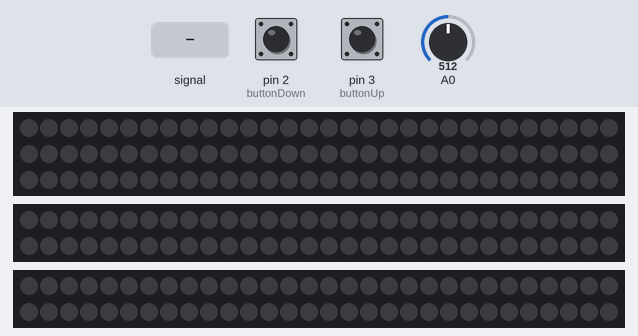
A sketch run on a simulated Arduino Uno, built with avr-gcc and run on an emulated ATmega328P. On the bench: 90 RGB LEDs in strip order, left to right, continuing on the next row, 2 × 60 RGB LEDs in strip order, left to right, continuing on the next row. The inputs (shaded band) are chosen by the test bench; at power-on: pin 3 (buttonUp) HIGH, A0 = 512, pin 2 (buttonDown) HIGH. Dim RGB values are drawn brighter than linear.

Above: at 1.2 s.
1.3 s: pin 3 (buttonUp) pulled LOW for 0.15 s
At 2.3 s:
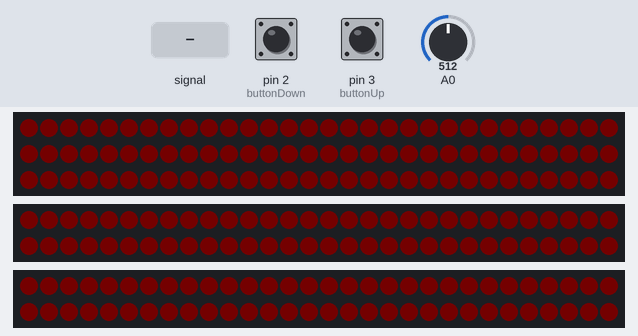
4.4 s: A0 fed a 200 Hz sine of ±81 counts around its level
7.4 s: A0 fed a 2 Hz sine of ±306 counts around its level
At 9.68 s:
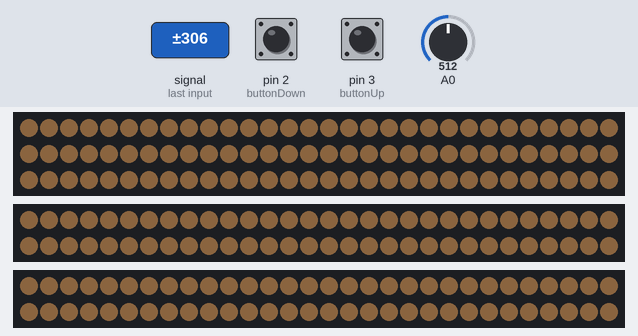
9.8 s: A0 set to 716
At 12.2 s:
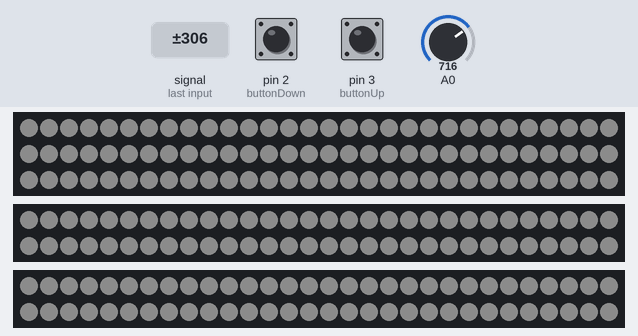
12.3 s: pin 2 (buttonDown) pulled LOW for 1 s
At 13.8 s:
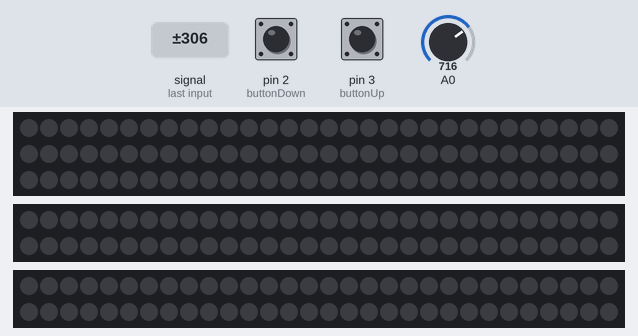
15.0 s: pin 3 (buttonUp) pulled LOW for 1 s
At 17.22 s:
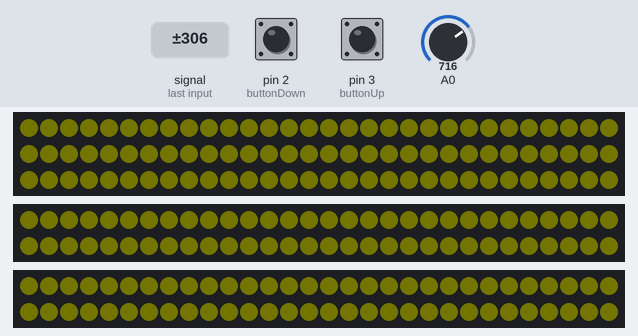
Timing chart, 0 to 18.7 s (numbered marks = the images above; inputs shaded):
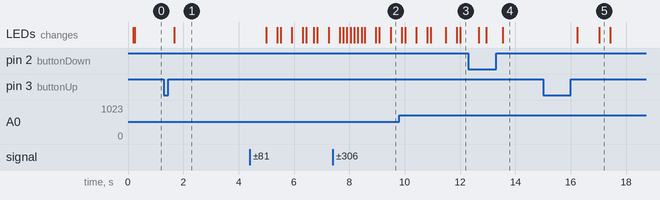

Measured:
- after the input at 1.3 s, the LEDs: change after 0.37 s (image 1)
- after the input at 12.3 s, the LEDs: first differ from a run without the input after 1.2 s (image 4)
- after the input at 15.0 s, the LEDs: first change after 1.2 s (image 5 shows a later state)

The sketch:

prod.ino
```cpp
#include <Adafruit_NeoPixel.h>
#include <Button.h>
#include <fix_fft.h>
#include <specrend.h>
#include "Strip.h"
#include "SoundTemp.h"

const int SAMPLE_WINDOW = 50; // Sample window width in mS (50 mS = 20Hz)

static Button buttonUp = Button(3);
static Button buttonDown = Button(2);

static Strip legs = Strip(90, 6, false);
static Strip torso = Strip(60, 5, true);
static Strip arms = Strip(60, 4, false);

static Strip strips[] = {legs, torso, arms};

void setup(){}

void loop() {

  static unsigned int peakToPeak;  // peak-to-peak level
  static int sample;
  static int i;
  static int frame;
  static uint32_t color = WHITE;
  static int mode;
  static float buildUpBrightness;

  unsigned long startMillis = millis();  // Start of sample window

  unsigned int signalMax = 0;
  unsigned int signalMin = 1024;

  if(buttonUp.uniquePress()){
    ++mode;
    mode %= 6;
    if (mode == 1){
      for (int j = 0; j < 3; ++j){
        strips[j].buildUp(0, 0, true);
      }
    }
  }
  else if(buttonDown.uniquePress()){
    mode += 5;
    mode %= 6;
    if (mode == 1){
      for (int j = 0; j < 3; ++j){
        strips[j].buildUp(0, 0, true);
      }
    }
  }

  while(millis() - startMillis < SAMPLE_WINDOW){
    if (i < 128){

      sample = analogRead(0);

      if (sample < 1024) {
        if (sample > signalMax) {
          signalMax = sample;  // save just the max levels
        }
        else if (sample < signalMin) {
          signalMin = sample;  // save just the min levels
        }
        setSoundTempData(i, sample / 4 - 128, 0);
      }
      else {
        continue;
      }
      ++i;
    }
    else {
      switch (mode){
        case 3:
        if (frame++%64==63){
          color = getColourFromTemp(freqPeakToTemp());
          frame = 0;

        }
        break;
        case 5:
        color = getColourFromTemp(freqPeakToTemp());
        break;
      }
      i = 0;
    }
  }

  if (mode == 1){
      color = getColourFromTemp(map(buildUpBrightness, 1, 20, 1000, 15000));
  }

  peakToPeak = signalMax - signalMin;  // max - min = peak-peak amplitude

  switch (mode){
    case 1:
    for (int j = 0; j < 3; ++j){
      buildUpBrightness = strips[j].buildUp(peakToPeak, color, false);
    }
    break;
    case 3:
    arms.runTheCourse(peakToPeak, color, false);
    legs.runTheCourse(torso.runTheCourse(peakToPeak, color, true)==BLACK ? 0 : 255, color, false);
    break;
    case 5:
    for (int j = 0; j < 3; ++j){
      strips[j].setToSoundLevel(peakToPeak, color, j == 2);
    }
    break;
    default:
    for (int j = 0; j < 3; ++j){
      strips[j].clear();
    }
    break;
  }
}
```

SoundTemp.cpp
```cpp
#include <fix_fft.h>
#include <specrend.h>
#include "SoundTemp.h"

#define MINBAND 1

const double LOG2INV = 1/log(2);

extern double bbTemp;

static char im[128];
static char data[128];

double ampToTemp(unsigned int peakToPeak) {

  return map(constrain(peakToPeak, 0, 255), 0, 255, 1000, 15000);
}

double freqPeakToTemp() {
  //this could be done with the fix_fftr function without the im array.
  fix_fft(data, im, 7, 0);

  // I am only interessted in the absolute value of the transformation
  uint32_t num = 0;
  uint32_t den = 0;
  int i;
  for (i = MINBAND; i < 64; ++i) {
    data[i] = log(sqrt(data[i] * data[i] + im[i] * im[i]))*LOG2INV;
    num += data[i]*i;
    den += data[i];
  }
  num /= den;

  //do something with the data values 1..64
  return map(constrain(num, MINBAND, 64), MINBAND, 64, 1000, 15000);
}

uint32_t getColourFromTemp(double temp) {

  static int lastTemp = 0;
  if (temp <= lastTemp) {
    if (lastTemp >= temp + 500) {
      temp = lastTemp - 500;
    }
  }
  else{
    if (temp >= lastTemp + 100) {
      temp = lastTemp + 100;
    }
  }
  temp = constrain(temp, 1000, 15000);
  lastTemp = temp;

  double x, y, z, r, g, b;
  static struct colourSystem *cs = &SMPTEsystem;
  bbTemp = temp;

  spectrum_to_xyz(bb_spectrum, &x, &y, &z);
  xyz_to_rgb(cs, x, y, z, &r, &g, &b);
  constrain_rgb(&r, &g, &b);
  norm_rgb(&r, &g, &b);

  return ((uint32_t)((uint8_t)(r*255)) << 16) | ((uint32_t)((uint8_t)(g*255)) <<  8) | ((uint8_t)(b*255));

}

void setSoundTempData(int i, char dataV, char imV){
  data[i] = dataV;
  im[i] = imV;
}
```

SoundTemp.h
```cpp
#ifndef SOUNDTEMP_H
#define SOUNDTEMP_H

#include <Arduino.h>

double ampToTemp(unsigned int peakToPeak);

double freqPeakToTemp();

uint32_t getColourFromTemp(double temp);

void setSoundTempData(int i, char dataV, char imV);

#endif
```

Strip.cpp
```cpp
#include "Strip.h"
#include "SoundTemp.h"

Strip::Strip(uint16_t length, uint8_t pin, bool split){
  strip = new Adafruit_NeoPixel(length, pin);
  this->length = length/(split+1);
  this->split = split;
  strip->begin();
  strip->setBrightness(10);
}


void Strip::setAllPixelsToColor(uint32_t color) {

  for (int i = 0; i < length; i++) {
    setPixelColor(i, color, false);
  }
  show();
}

void Strip::setToSoundLevel(unsigned int peakToPeak, uint32_t color, bool invert) {


  static int lastPeak = 0;
  int displayPeak = map(constrain(peakToPeak, 0, 255), 0, 255, 0, 100);
  if (displayPeak <= lastPeak) {
    if (lastPeak >= displayPeak + 3){
      displayPeak = lastPeak - 3;
    }
  }
  lastPeak = displayPeak;
  displayPeak = map(constrain(displayPeak, 0, 100), 0, 100, 0, length);

  for(int i = 0; i < length; ++i) {
    if (i >= displayPeak) {
      setPixelColor(i, BLACK, invert);
    }
    else {
      setPixelColor(i, color, invert);
    }
  }
  show();
}

uint32_t Strip::runTheCourse(unsigned int peakToPeak, uint32_t color, bool invert){
  int displayPeak = map(constrain(peakToPeak, 0, 255), 0, 255, 0, 100);

  if (displayPeak > 20) {
    setPixelColor(0, color, invert);
    show();
  }

  uint32_t toReturn = getPixelColor(length-1, invert);

  for(int16_t i = length-1; i >= 0; --i)  {
    uint32_t thisColor = getPixelColor(i, invert);

    if (thisColor != BLACK) {
      setPixelColor(i, BLACK, invert);

      if (i + 1 < length) {
        setPixelColor(i + 1, color, invert);
      }
    }
  }
  show();
  return toReturn;
}

float Strip::buildUp(unsigned int peakToPeak, uint32_t color, bool resetBrightness) {
  static float buildUpBrightness = 1.0f;

  if (resetBrightness) {
    buildUpBrightness = 1.0f;
    strip->setBrightness(1);
    //setAllPixelsToColor(WHITE);
    show();
    strip->setBrightness(10);
    return 0;
  }

  if (buildUpBrightness < 20) {
    int displayPeak = map(constrain(peakToPeak, 0, 255), 0, 255, 0, 100);

    if (displayPeak > 20) {
      buildUpBrightness += 0.1f;
    }
    setAllPixelsToColor(color);
    strip->setBrightness((int)buildUpBrightness);

    show();

    strip->setBrightness(10);
  }
  return buildUpBrightness;
}

void Strip::setPixelColor(uint16_t i, uint32_t color, bool invert){

  if(invert) {
    i = length-i-1;
  }

  if (split) {
    strip->setPixelColor(i, color);
    strip->setPixelColor(2*length-i-1, color);
  }
  else {
    strip->setPixelColor(i, color);
  }
}

uint32_t Strip::getPixelColor(uint16_t i, bool invert){

  if(invert) {
    i = length-i-1;
  }

  return strip->getPixelColor(i);
}
```

Strip.h
```cpp
#ifndef STRIP_H
#define STRIP_H

#include <Adafruit_NeoPixel.h>

#define BLACK 0x000000
#define WHITE 0xFFFFFF

class Strip{
private:
  Adafruit_NeoPixel* strip;
  uint16_t length;
  bool split;
  void show(){strip->show();}
  void setPixelColor(uint16_t i, uint32_t color, bool invert);
  uint32_t getPixelColor(uint16_t i, bool invert);
public:
  Strip(uint16_t length, uint8_t pin, bool split);
  void setAllPixelsToColor(uint32_t color);
  void setToSoundLevel(unsigned int peakToPeak, uint32_t color, bool invert);
  uint32_t runTheCourse(unsigned int peakToPeak, uint32_t color, bool invert);
  float buildUp(unsigned int peakToPeak, uint32_t color, bool resetBrightness);
  void clear(){strip->clear(); show();}

};

#endif
```
